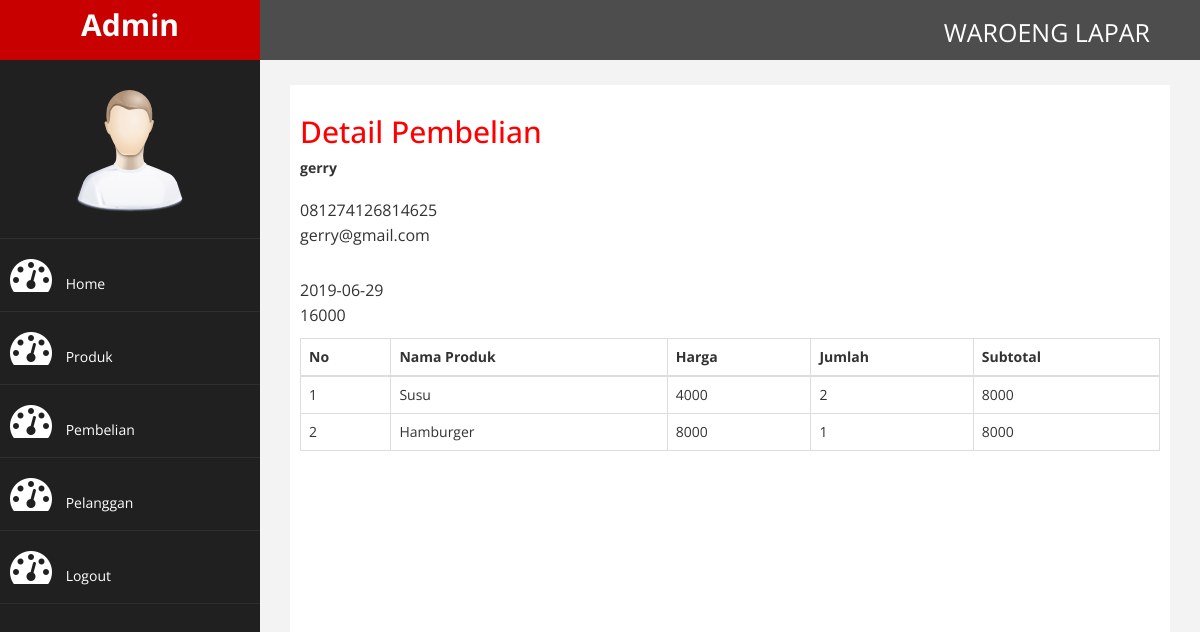
Screenshot of /admin/admin.php?halaman=detail&id=20 (signed in) with the database file from the repository.
### tables this page shows
CREATE TABLE `pembelian` (
  `id_pembelian` int(11) NOT NULL,
  `id_pelanggan` int(11) NOT NULL,
  `tanggal_pembelian` date NOT NULL,
  `total_pembelian` varchar(50) NOT NULL,
  `alamat_pengiriman` text NOT NULL,
  `status_pembelian` varchar(100) NOT NULL DEFAULT 'pending'
);

CREATE TABLE `pelanggan` (
  `id_pelanggan` int(11) NOT NULL,
  `nama_pelanggan` varchar(100) NOT NULL,
  `email_pelanggan` varchar(100) NOT NULL,
  `password_pelanggan` varchar(100) NOT NULL,
  `telepon_pelanggan` varchar(25) NOT NULL,
  `alamat_pelanggan` text NOT NULL
);

CREATE TABLE `pembelian_produk` (
  `id_pembelian_produk` int(11) NOT NULL,
  `id_pembelian` int(11) NOT NULL,
  `id_produk` int(11) NOT NULL,
  `jumlah` int(11) NOT NULL,
  `nama` varchar(100) NOT NULL,
  `harga` int(11) NOT NULL,
  `subharga` int(11) NOT NULL
);

CREATE TABLE `produk` (
  `id_produk` int(11) NOT NULL,
  `nama_produk` varchar(150) NOT NULL,
  `harga_produk` varchar(300) NOT NULL,
  `foto_produk` varchar(100) NOT NULL
);

### admin/detail.php (the view)
<h2>Detail Pembelian</h2>
<?php
$ambil = $koneksi->query("SELECT * FROM pembelian JOIN pelanggan ON pembelian.id_pelanggan=pelanggan.id_pelanggan WHERE pembelian.id_pembelian='$_GET[id]'");
$detail = $ambil->fetch_assoc();
?>
<strong><?php echo $detail['nama_pelanggan']; ?></strong> <br>
<p>
	<?php echo $detail['telepon_pelanggan']; ?> <br>
	<?php echo $detail['email_pelanggan']; ?>
</p>
<p>
	<?php echo $detail['tanggal_pembelian']; ?> <br>
	<?php echo $detail['total_pembelian']; ?>
</p>
<table class="table table-bordered">
	<thead>
		<tr>
			<th>No</th>
			<th>Nama Produk</th>
			<th>Harga</th>
			<th>Jumlah</th>
			<th>Subtotal</th>
		</tr>
	</thead>
	<tbody>
		<?php $nomor=1; ?>
		<?php $ambil=$koneksi->query("SELECT * FROM pembelian_produk JOIN produk ON pembelian_produk.id_produk=produk.id_produk WHERE pembelian_produk.id_pembelian='$_GET[id]'"); ?>
		<?php while ($pecah=$ambil->fetch_assoc()){ ?>
		<tr>
			<td><?php echo $nomor; ?></td>
			<td><?php echo $pecah['nama_produk']; ?></td>
			<td><?php echo $pecah['harga_produk']; ?></td>
			<td><?php echo $pecah['jumlah']; ?></td>
			<td>
				<?php echo $pecah['harga_produk']*$pecah['jumlah']; ?>
			</td>
		</tr>
		<?php $nomor++; ?>
		<?php } ?>
	</tbody>
</table>

### admin/assets/css/custom.css (style rules this page uses)
body { font-family: 'Open Sans', sans-serif; }
h2 { color: #f00; }
p { font-size:16px; line-height:25px; padding-top:20px; }

### rows the page displays
pembelian: id_pelanggan.nama_pelanggan "gerry", id_pelanggan.telepon_pelanggan "081274126814625", id_pelanggan.email_pelanggan "gerry@gmail.com", tanggal_pembelian "2019-06-29", total_pembelian "16000"
pembelian_produk: id_produk.nama_produk "Susu", id_produk.harga_produk "4000", jumlah "2", $pecah['harga_produk']*$pecah['jumlah'] "8000"
pembelian_produk: id_produk.nama_produk "Hamburger", id_produk.harga_produk "8000", jumlah "1", $pecah['harga_produk']*$pecah['jumlah'] "8000"
